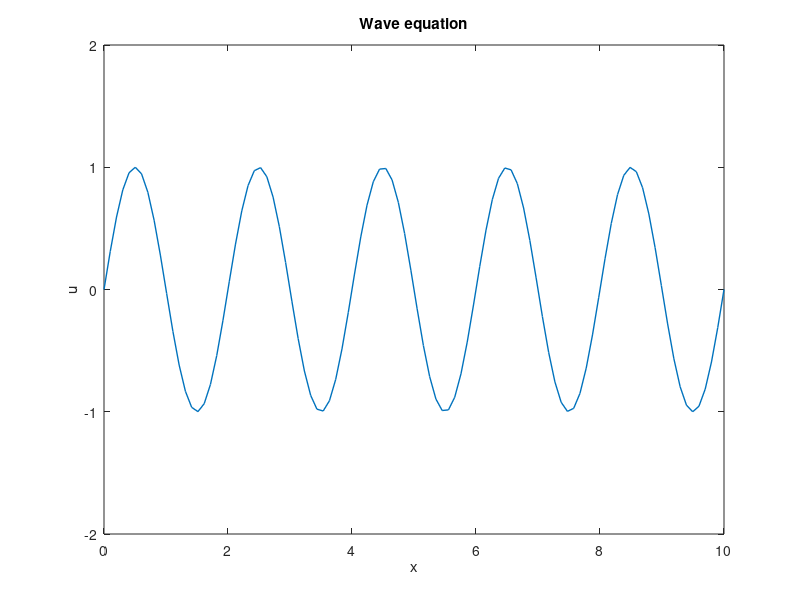

Source code (MATLAB): (Note: this script raises an error after producing the figure.)
clear all



%%
%Nx = 1000;
%Nt = 100;
xMin = 0;
xMax = 10;
tMin = 0;
tMax = 1.5;
%Dx = (xMax-xMin)/Nx;
%Dt = (tMax-tMin)/Nt;
Dt = 0.005;
Dx = 0.1;
Nx = round((xMax-xMin)/Dx);
Nt = round((tMax-tMin)/Dt);
xs = linspace(xMin, xMax, Nx);
ts = linspace(tMin, tMax, Nt);
uPrev = zeros( Nx,1);
uNow = zeros( Nx, 1);
uNext = zeros( Nx,1);
A = -2*eye(Nx, Nx) + diag(ones(1, Nx-1), -1) + diag(ones(1, Nx-1), 1);

V = 2;


%u0 = @(x) exp(-(x-(xMax-xMin)./2).^2);
u0 = @(x) sin(pi.*x) ; 
g = @(x) 0;
uALem = @(x, t) 1/2 .* (u0(mod(x-V.*t, xMax)) + u0(mod(x+V.*t, xMax)));


%% WAVE Numerical
uPrev(:) = u0(xs);
uNow(:) = u0(xs);
uPrev(1) = g(xs(1));
uPrev(Nx) = g(xs(Nx));
uNow(1) = g(xs(1));
uNow(Nx) = g(xs(Nx));
u(1, :) = uNow;


r = Dt*V/Dx
f1 = figure;
figure(f1);
handle_line = plot(xs,uNow(:),'LineWidth',1);
axis([0,xMax-xMin,-2,2]);
xlabel('x'); ylabel('u');
title('Wave equation');





for it=2:Nt
    uNext(:) = r^2 * A * uNow + 2.*uNow - uPrev;
    uPrev = uNow;
    uNow = uNext;
    uNow(1) = g(xs(1));
    uNow(Nx) = g(xs(Nx));
    uPrev(1) = g(xs(1));
    uPrev(Nx) = g(xs(Nx));
    u(it, :) = uNow;
    handle_line.YData = uNow(:);

    drawnow;
end
%%
figure(1);
surf(xs, ts, u, 'LineStyle','none')

test = @(x,t) sin(pi.*x).*cos(2.*pi.*t);
figure(2);
surf(xs, ts, test(xs, ts'))
%%

u - test(xs, ts');
surf(xs, ts, u - test(xs, ts'), 'LineStyle','none')
%%

%%


test = @(x,t) sin(pi.*x).*cos(2.*pi.*t);

semilogy(ts, max(abs(u-test(xs, ts')), [], 2), Color='red', LineWidth=1.2)
hold on
yline(0.04, 'Color', [0.9290 0.6940 0.1250], 'LineWidth',1.2)
ylim([10^(-4) 1])
xlabel('t')
ylabel('error')
legend({'$\max_x \left| v_{num} - \tilde{v} \right|$', '$y=0.04$'}, 'Interpreter','latex', 'FontSize',11)

%%


%% ERROR in time, animation

r = Dt*V/Dx

uPrev(:) = u0(xs);
uNow(:) = u0(xs);
uPrev(1) = g(xs(1));
uPrev(Nx) = g(xs(Nx));
uNow(1) = g(xs(1));
uNow(Nx) = g(xs(Nx));


handle_line2 = plot(xs, uNow(:) - transpose(uALem(xs, ts(1))),'LineWidth',1);
%axis([0,xMax-xMin,-0.01,0.01]);
xlabel('x'); ylabel('error');
title('Wave equation');
u = zeros(1, Nx);

for it=2:Nt-1
    uNext(:) = r^2 * A * uNow + 2.*uNow - uPrev;
    uPrev = uNow;
    uNow = uNext;
    uNow(1) = g(xs(1));
    uNow(Nx) = g(xs(Nx));
    uPrev(1) = g(xs(1));
    uPrev(Nx) = g(xs(Nx));
    handle_line2.YData = uNow(:) - transpose(uALem(xs, ts(it)));
    drawnow;
end

%% ERROR in time, logplot

r = Dt*V/Dx

uPrev(:) = u0(xs);
uNow(:) = u0(xs);
uPrev(1) = g(xs(1));
uPrev(Nx) = g(xs(Nx));
uNow(1) = g(xs(1));
uNow(Nx) = g(xs(Nx));
    

maxErr = zeros(1, Nt);

for it=2:Nt
    uNext(:) = r^2 * A * uNow + 2.*uNow - uPrev;
    uPrev = uNow;
    uNow = uNext;
    uNow(1) = g(xs(1));
    uNow(Nx) = g(xs(Nx));
    uPrev(1) = g(xs(1));
    uPrev(Nx) = g(xs(Nx));
    maxErr(it) = max(abs(uNow(:) - transpose(uALem(xs, ts(it)))));
end

%%

semilogy(ts, maxErr)
xlabel('t')
ylabel('error')
title(strcat('Error numerical vs theoretical (r = ', num2str(r), ')'))

